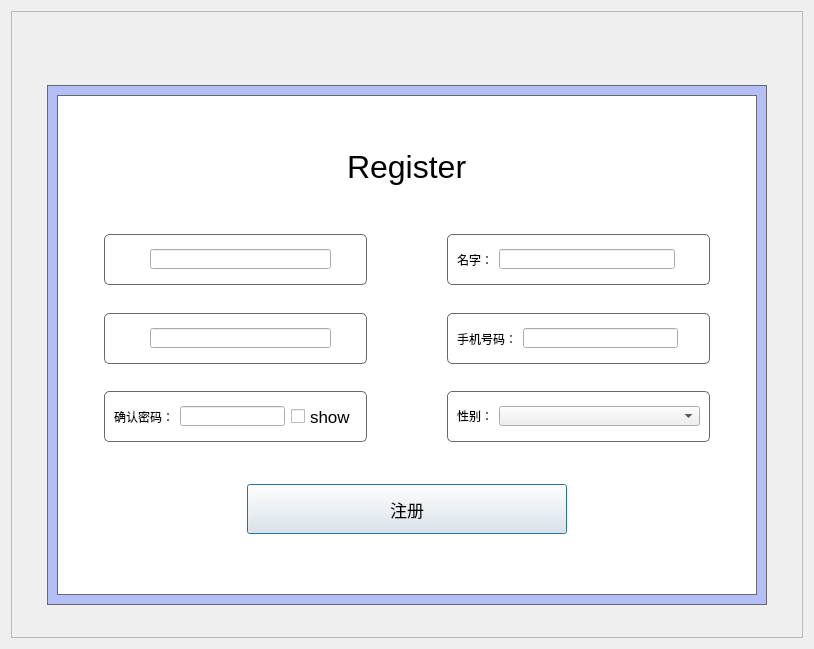
<?xml version="1.0" encoding="UTF-8"?>
<ui version="4.0">
 <class>regist_reader</class>
 <widget class="QDialog" name="regist_reader">
  <property name="geometry">
   <rect>
    <x>0</x>
    <y>0</y>
    <width>814</width>
    <height>649</height>
   </rect>
  </property>
  <property name="windowTitle">
   <string>Dialog</string>
  </property>
  <property name="styleSheet">
   <string notr="true">#regist_reader{
	border-image: url(:/background-3.png);
}</string>
  </property>
  <layout class="QGridLayout" name="gridLayout">
   <item row="0" column="0">
    <widget class="QFrame" name="frame">
     <property name="font">
      <font>
       <family>Arial</family>
       <pointsize>9</pointsize>
       <italic>false</italic>
       <bold>false</bold>
       <kerning>true</kerning>
      </font>
     </property>
     <property name="styleSheet">
      <string notr="true"/>
     </property>
     <property name="frameShape">
      <enum>QFrame::StyledPanel</enum>
     </property>
     <property name="frameShadow">
      <enum>QFrame::Raised</enum>
     </property>
     <layout class="QVBoxLayout" name="verticalLayout_3">
      <item>
       <layout class="QHBoxLayout" name="horizontalLayout_3" stretch="1,5">
        <item>
         <widget class="QLabel" name="label">
          <property name="sizePolicy">
           <sizepolicy hsizetype="Fixed" vsizetype="Fixed">
            <horstretch>0</horstretch>
            <verstretch>0</verstretch>
           </sizepolicy>
          </property>
          <property name="minimumSize">
           <size>
            <width>200</width>
            <height>35</height>
           </size>
          </property>
          <property name="maximumSize">
           <size>
            <width>200</width>
            <height>35</height>
           </size>
          </property>
          <property name="styleSheet">
           <string notr="true">
border-image: url(:/logo.png);</string>
          </property>
          <property name="text">
           <string/>
          </property>
         </widget>
        </item>
        <item>
         <spacer name="horizontalSpacer_5">
          <property name="orientation">
           <enum>Qt::Horizontal</enum>
          </property>
          <property name="sizeHint" stdset="0">
           <size>
            <width>40</width>
            <height>20</height>
           </size>
          </property>
         </spacer>
        </item>
       </layout>
      </item>
      <item>
       <layout class="QVBoxLayout" name="verticalLayout_2" stretch="0,10,0">
        <item>
         <spacer name="verticalSpacer_7">
          <property name="orientation">
           <enum>Qt::Vertical</enum>
          </property>
          <property name="sizeHint" stdset="0">
           <size>
            <width>20</width>
            <height>40</height>
           </size>
          </property>
         </spacer>
        </item>
        <item>
         <layout class="QHBoxLayout" name="horizontalLayout_11" stretch="0,10,0">
          <item>
           <spacer name="horizontalSpacer_20">
            <property name="orientation">
             <enum>Qt::Horizontal</enum>
            </property>
            <property name="sizeType">
             <enum>QSizePolicy::Expanding</enum>
            </property>
            <property name="sizeHint" stdset="0">
             <size>
              <width>40</width>
              <height>20</height>
             </size>
            </property>
           </spacer>
          </item>
          <item>
           <widget class="QFrame" name="frame_6">
            <property name="styleSheet">
             <string notr="true">#frame_6{
border: 0.5px solid #696969;
background-color: rgb(180, 190, 247);
}</string>
            </property>
            <property name="frameShape">
             <enum>QFrame::StyledPanel</enum>
            </property>
            <property name="frameShadow">
             <enum>QFrame::Raised</enum>
            </property>
            <layout class="QHBoxLayout" name="horizontalLayout_12">
             <item>
              <layout class="QHBoxLayout" name="horizontalLayout_4" stretch="0">
               <item>
                <widget class="QFrame" name="frame_4">
                 <property name="sizePolicy">
                  <sizepolicy hsizetype="Minimum" vsizetype="Minimum">
                   <horstretch>0</horstretch>
                   <verstretch>0</verstretch>
                  </sizepolicy>
                 </property>
                 <property name="minimumSize">
                  <size>
                   <width>700</width>
                   <height>500</height>
                  </size>
                 </property>
                 <property name="maximumSize">
                  <size>
                   <width>700</width>
                   <height>500</height>
                  </size>
                 </property>
                 <property name="styleSheet">
                  <string notr="true">#frame_4{
background-color: rgb(255, 255, 255);
border: 0.5px solid #696969;
}</string>
                 </property>
                 <property name="frameShape">
                  <enum>QFrame::StyledPanel</enum>
                 </property>
                 <property name="frameShadow">
                  <enum>QFrame::Raised</enum>
                 </property>
                 <layout class="QGridLayout" name="gridLayout_3">
                  <item row="0" column="0">
                   <layout class="QVBoxLayout" name="verticalLayout_4" stretch="5,7,5,7,3,7,3,7,5,7,7">
                    <item>
                     <spacer name="verticalSpacer">
                      <property name="orientation">
                       <enum>Qt::Vertical</enum>
                      </property>
                      <property name="sizeHint" stdset="0">
                       <size>
                        <width>20</width>
                        <height>40</height>
                       </size>
                      </property>
                     </spacer>
                    </item>
                    <item>
                     <layout class="QHBoxLayout" name="horizontalLayout_10">
                      <item>
                       <spacer name="horizontalSpacer_18">
                        <property name="orientation">
                         <enum>Qt::Horizontal</enum>
                        </property>
                        <property name="sizeHint" stdset="0">
                         <size>
                          <width>40</width>
                          <height>20</height>
                         </size>
                        </property>
                       </spacer>
                      </item>
                      <item>
                       <widget class="QLabel" name="label_login">
                        <property name="font">
                         <font>
                          <family>.AppleSystemUIFont</family>
                          <pointsize>24</pointsize>
                          <italic>false</italic>
                          <bold>false</bold>
                          <kerning>true</kerning>
                         </font>
                        </property>
                        <property name="text">
                         <string>Register</string>
                        </property>
                       </widget>
                      </item>
                      <item>
                       <spacer name="horizontalSpacer_19">
                        <property name="orientation">
                         <enum>Qt::Horizontal</enum>
                        </property>
                        <property name="sizeHint" stdset="0">
                         <size>
                          <width>40</width>
                          <height>20</height>
                         </size>
                        </property>
                       </spacer>
                      </item>
                     </layout>
                    </item>
                    <item>
                     <spacer name="verticalSpacer_2">
                      <property name="orientation">
                       <enum>Qt::Vertical</enum>
                      </property>
                      <property name="sizeHint" stdset="0">
                       <size>
                        <width>20</width>
                        <height>40</height>
                       </size>
                      </property>
                     </spacer>
                    </item>
                    <item>
                     <layout class="QHBoxLayout" name="horizontalLayout_25" stretch="10,10">
                      <item>
                       <layout class="QHBoxLayout" name="horizontalLayout_8" stretch="1,7,1">
                        <item>
                         <spacer name="horizontalSpacer_8">
                          <property name="orientation">
                           <enum>Qt::Horizontal</enum>
                          </property>
                          <property name="sizeHint" stdset="0">
                           <size>
                            <width>40</width>
                            <height>20</height>
                           </size>
                          </property>
                         </spacer>
                        </item>
                        <item>
                         <widget class="QFrame" name="frame_2">
                          <property name="styleSheet">
                           <string notr="true">#frame_2{
border: 1px solid #696969;
border-radius: 5px;
}</string>
                          </property>
                          <property name="frameShape">
                           <enum>QFrame::StyledPanel</enum>
                          </property>
                          <property name="frameShadow">
                           <enum>QFrame::Raised</enum>
                          </property>
                          <layout class="QHBoxLayout" name="horizontalLayout_14">
                           <item>
                            <layout class="QHBoxLayout" name="horizontalLayout_5" stretch="1,7,1">
                             <item>
                              <widget class="QLabel" name="label_2">
                               <property name="sizePolicy">
                                <sizepolicy hsizetype="Fixed" vsizetype="Preferred">
                                 <horstretch>0</horstretch>
                                 <verstretch>0</verstretch>
                                </sizepolicy>
                               </property>
                               <property name="minimumSize">
                                <size>
                                 <width>30</width>
                                 <height>0</height>
                                </size>
                               </property>
                               <property name="styleSheet">
                                <string notr="true">#label_2{
	border-image: url(:/user_name.png);
}</string>
                               </property>
                               <property name="text">
                                <string/>
                               </property>
                              </widget>
                             </item>
                             <item>
                              <widget class="QLineEdit" name="lineEdit1">
                               <property name="sizePolicy">
                                <sizepolicy hsizetype="Expanding" vsizetype="Fixed">
                                 <horstretch>0</horstretch>
                                 <verstretch>0</verstretch>
                                </sizepolicy>
                               </property>
                               <property name="maximumSize">
                                <size>
                                 <width>16777215</width>
                                 <height>20</height>
                                </size>
                               </property>
                              </widget>
                             </item>
                             <item>
                              <spacer name="horizontalSpacer">
                               <property name="orientation">
                                <enum>Qt::Horizontal</enum>
                               </property>
                               <property name="sizeHint" stdset="0">
                                <size>
                                 <width>40</width>
                                 <height>20</height>
                                </size>
                               </property>
                              </spacer>
                             </item>
                            </layout>
                           </item>
                          </layout>
                         </widget>
                        </item>
                        <item>
                         <spacer name="horizontalSpacer_14">
                          <property name="orientation">
                           <enum>Qt::Horizontal</enum>
                          </property>
                          <property name="sizeHint" stdset="0">
                           <size>
                            <width>40</width>
                            <height>20</height>
                           </size>
                          </property>
                         </spacer>
                        </item>
                       </layout>
                      </item>
                      <item>
                       <layout class="QHBoxLayout" name="horizontalLayout_17" stretch="1,7,1">
                        <item>
                         <spacer name="horizontalSpacer_15">
                          <property name="orientation">
                           <enum>Qt::Horizontal</enum>
                          </property>
                          <property name="sizeHint" stdset="0">
                           <size>
                            <width>13</width>
                            <height>17</height>
                           </size>
                          </property>
                         </spacer>
                        </item>
                        <item>
                         <widget class="QFrame" name="frame_7">
                          <property name="styleSheet">
                           <string notr="true">#frame_7{
border: 1px solid #696969;
border-radius: 5px;
}</string>
                          </property>
                          <property name="frameShape">
                           <enum>QFrame::StyledPanel</enum>
                          </property>
                          <property name="frameShadow">
                           <enum>QFrame::Raised</enum>
                          </property>
                          <layout class="QHBoxLayout" name="horizontalLayout_18">
                           <item>
                            <layout class="QHBoxLayout" name="horizontalLayout_19" stretch="1,7,1">
                             <item>
                              <widget class="QLabel" name="label_7">
                               <property name="minimumSize">
                                <size>
                                 <width>0</width>
                                 <height>0</height>
                                </size>
                               </property>
                               <property name="styleSheet">
                                <string notr="true">#label{
	border-image: url(:/r2.png);
}</string>
                               </property>
                               <property name="text">
                                <string>名字：</string>
                               </property>
                              </widget>
                             </item>
                             <item>
                              <widget class="QLineEdit" name="lineEdit_name">
                               <property name="maximumSize">
                                <size>
                                 <width>16777215</width>
                                 <height>20</height>
                                </size>
                               </property>
                              </widget>
                             </item>
                             <item>
                              <spacer name="horizontalSpacer_6">
                               <property name="orientation">
                                <enum>Qt::Horizontal</enum>
                               </property>
                               <property name="sizeHint" stdset="0">
                                <size>
                                 <width>40</width>
                                 <height>20</height>
                                </size>
                               </property>
                              </spacer>
                             </item>
                            </layout>
                           </item>
                          </layout>
                         </widget>
                        </item>
                        <item>
                         <spacer name="horizontalSpacer_21">
                          <property name="orientation">
                           <enum>Qt::Horizontal</enum>
                          </property>
                          <property name="sizeHint" stdset="0">
                           <size>
                            <width>13</width>
                            <height>17</height>
                           </size>
                          </property>
                         </spacer>
                        </item>
                       </layout>
                      </item>
                     </layout>
                    </item>
                    <item>
                     <spacer name="verticalSpacer_3">
                      <property name="orientation">
                       <enum>Qt::Vertical</enum>
                      </property>
                      <property name="sizeHint" stdset="0">
                       <size>
                        <width>20</width>
                        <height>50</height>
                       </size>
                      </property>
                     </spacer>
                    </item>
                    <item>
                     <layout class="QHBoxLayout" name="horizontalLayout_26" stretch="10,10">
                      <item>
                       <layout class="QHBoxLayout" name="horizontalLayout_7" stretch="1,7,1">
                        <item>
                         <spacer name="horizontalSpacer_13">
                          <property name="orientation">
                           <enum>Qt::Horizontal</enum>
                          </property>
                          <property name="sizeHint" stdset="0">
                           <size>
                            <width>40</width>
                            <height>20</height>
                           </size>
                          </property>
                         </spacer>
                        </item>
                        <item>
                         <widget class="QFrame" name="frame_3">
                          <property name="styleSheet">
                           <string notr="true">#frame_3{
border: 1px solid #696969;
border-radius: 5px;
}</string>
                          </property>
                          <property name="frameShape">
                           <enum>QFrame::StyledPanel</enum>
                          </property>
                          <property name="frameShadow">
                           <enum>QFrame::Raised</enum>
                          </property>
                          <layout class="QHBoxLayout" name="horizontalLayout_13">
                           <item>
                            <layout class="QHBoxLayout" name="horizontalLayout_6" stretch="1,7,1">
                             <item>
                              <widget class="QLabel" name="label_3">
                               <property name="sizePolicy">
                                <sizepolicy hsizetype="Fixed" vsizetype="Preferred">
                                 <horstretch>0</horstretch>
                                 <verstretch>0</verstretch>
                                </sizepolicy>
                               </property>
                               <property name="minimumSize">
                                <size>
                                 <width>30</width>
                                 <height>0</height>
                                </size>
                               </property>
                               <property name="styleSheet">
                                <string notr="true">#label_3{
	border-image: url(:/pwd.png);
}</string>
                               </property>
                               <property name="text">
                                <string/>
                               </property>
                              </widget>
                             </item>
                             <item>
                              <widget class="QLineEdit" name="lineEdit2">
                               <property name="sizePolicy">
                                <sizepolicy hsizetype="Expanding" vsizetype="Fixed">
                                 <horstretch>0</horstretch>
                                 <verstretch>0</verstretch>
                                </sizepolicy>
                               </property>
                               <property name="maximumSize">
                                <size>
                                 <width>16777215</width>
                                 <height>20</height>
                                </size>
                               </property>
                               <property name="mouseTracking">
                                <bool>false</bool>
                               </property>
                               <property name="echoMode">
                                <enum>QLineEdit::Normal</enum>
                               </property>
                              </widget>
                             </item>
                             <item>
                              <spacer name="horizontalSpacer_2">
                               <property name="orientation">
                                <enum>Qt::Horizontal</enum>
                               </property>
                               <property name="sizeHint" stdset="0">
                                <size>
                                 <width>40</width>
                                 <height>20</height>
                                </size>
                               </property>
                              </spacer>
                             </item>
                            </layout>
                           </item>
                          </layout>
                         </widget>
                        </item>
                        <item>
                         <spacer name="horizontalSpacer_12">
                          <property name="orientation">
                           <enum>Qt::Horizontal</enum>
                          </property>
                          <property name="sizeHint" stdset="0">
                           <size>
                            <width>40</width>
                            <height>20</height>
                           </size>
                          </property>
                         </spacer>
                        </item>
                       </layout>
                      </item>
                      <item>
                       <layout class="QHBoxLayout" name="horizontalLayout_20" stretch="1,7,1">
                        <item>
                         <spacer name="horizontalSpacer_22">
                          <property name="orientation">
                           <enum>Qt::Horizontal</enum>
                          </property>
                          <property name="sizeHint" stdset="0">
                           <size>
                            <width>13</width>
                            <height>17</height>
                           </size>
                          </property>
                         </spacer>
                        </item>
                        <item>
                         <widget class="QFrame" name="frame_8">
                          <property name="styleSheet">
                           <string notr="true">#frame_8{
border: 1px solid #696969;
border-radius: 5px;
}</string>
                          </property>
                          <property name="frameShape">
                           <enum>QFrame::StyledPanel</enum>
                          </property>
                          <property name="frameShadow">
                           <enum>QFrame::Raised</enum>
                          </property>
                          <layout class="QHBoxLayout" name="horizontalLayout_21">
                           <item>
                            <layout class="QHBoxLayout" name="horizontalLayout_22" stretch="1,7,1">
                             <item>
                              <widget class="QLabel" name="label_8">
                               <property name="minimumSize">
                                <size>
                                 <width>0</width>
                                 <height>0</height>
                                </size>
                               </property>
                               <property name="styleSheet">
                                <string notr="true">#label{
	border-image: url(:/r2.png);
}</string>
                               </property>
                               <property name="text">
                                <string>手机号码：</string>
                               </property>
                              </widget>
                             </item>
                             <item>
                              <widget class="QLineEdit" name="lineEdit_phone">
                               <property name="maximumSize">
                                <size>
                                 <width>16777215</width>
                                 <height>20</height>
                                </size>
                               </property>
                              </widget>
                             </item>
                             <item>
                              <spacer name="horizontalSpacer_7">
                               <property name="orientation">
                                <enum>Qt::Horizontal</enum>
                               </property>
                               <property name="sizeHint" stdset="0">
                                <size>
                                 <width>40</width>
                                 <height>20</height>
                                </size>
                               </property>
                              </spacer>
                             </item>
                            </layout>
                           </item>
                          </layout>
                         </widget>
                        </item>
                        <item>
                         <spacer name="horizontalSpacer_23">
                          <property name="orientation">
                           <enum>Qt::Horizontal</enum>
                          </property>
                          <property name="sizeHint" stdset="0">
                           <size>
                            <width>13</width>
                            <height>17</height>
                           </size>
                          </property>
                         </spacer>
                        </item>
                       </layout>
                      </item>
                     </layout>
                    </item>
                    <item>
                     <spacer name="verticalSpacer_4">
                      <property name="orientation">
                       <enum>Qt::Vertical</enum>
                      </property>
                      <property name="sizeHint" stdset="0">
                       <size>
                        <width>20</width>
                        <height>40</height>
                       </size>
                      </property>
                     </spacer>
                    </item>
                    <item>
                     <layout class="QHBoxLayout" name="horizontalLayout_27" stretch="10,10">
                      <item>
                       <layout class="QHBoxLayout" name="horizontalLayout_2" stretch="1,7,1">
                        <item>
                         <spacer name="horizontalSpacer_10">
                          <property name="orientation">
                           <enum>Qt::Horizontal</enum>
                          </property>
                          <property name="sizeHint" stdset="0">
                           <size>
                            <width>13</width>
                            <height>17</height>
                           </size>
                          </property>
                         </spacer>
                        </item>
                        <item>
                         <widget class="QFrame" name="frame_5">
                          <property name="styleSheet">
                           <string notr="true">#frame_5{
border: 1px solid #696969;
border-radius: 5px;
}</string>
                          </property>
                          <property name="frameShape">
                           <enum>QFrame::StyledPanel</enum>
                          </property>
                          <property name="frameShadow">
                           <enum>QFrame::Raised</enum>
                          </property>
                          <layout class="QHBoxLayout" name="horizontalLayout_15">
                           <item>
                            <layout class="QHBoxLayout" name="horizontalLayout" stretch="1,7,1">
                             <item>
                              <widget class="QLabel" name="label_6">
                               <property name="minimumSize">
                                <size>
                                 <width>0</width>
                                 <height>0</height>
                                </size>
                               </property>
                               <property name="styleSheet">
                                <string notr="true">#label{
	border-image: url(:/r2.png);
}</string>
                               </property>
                               <property name="text">
                                <string>确认密码：</string>
                               </property>
                              </widget>
                             </item>
                             <item>
                              <widget class="QLineEdit" name="lineEdit">
                               <property name="maximumSize">
                                <size>
                                 <width>16777215</width>
                                 <height>20</height>
                                </size>
                               </property>
                              </widget>
                             </item>
                             <item>
                              <widget class="QCheckBox" name="showBox">
                               <property name="sizePolicy">
                                <sizepolicy hsizetype="Preferred" vsizetype="Preferred">
                                 <horstretch>0</horstretch>
                                 <verstretch>0</verstretch>
                                </sizepolicy>
                               </property>
                               <property name="font">
                                <font>
                                 <family>.AppleSystemUIFont</family>
                                 <pointsize>13</pointsize>
                                 <italic>false</italic>
                                 <bold>false</bold>
                                 <kerning>true</kerning>
                                </font>
                               </property>
                               <property name="text">
                                <string>show</string>
                               </property>
                              </widget>
                             </item>
                            </layout>
                           </item>
                          </layout>
                         </widget>
                        </item>
                        <item>
                         <spacer name="horizontalSpacer_11">
                          <property name="orientation">
                           <enum>Qt::Horizontal</enum>
                          </property>
                          <property name="sizeHint" stdset="0">
                           <size>
                            <width>13</width>
                            <height>17</height>
                           </size>
                          </property>
                         </spacer>
                        </item>
                       </layout>
                      </item>
                      <item>
                       <layout class="QHBoxLayout" name="horizontalLayout_23" stretch="1,7,1">
                        <item>
                         <spacer name="horizontalSpacer_9">
                          <property name="orientation">
                           <enum>Qt::Horizontal</enum>
                          </property>
                          <property name="sizeHint" stdset="0">
                           <size>
                            <width>40</width>
                            <height>20</height>
                           </size>
                          </property>
                         </spacer>
                        </item>
                        <item>
                         <widget class="QFrame" name="frame_9">
                          <property name="styleSheet">
                           <string notr="true">#frame_9{
border: 1px solid #696969;
border-radius: 5px;
}</string>
                          </property>
                          <property name="frameShape">
                           <enum>QFrame::StyledPanel</enum>
                          </property>
                          <property name="frameShadow">
                           <enum>QFrame::Raised</enum>
                          </property>
                          <layout class="QGridLayout" name="gridLayout_2">
                           <item row="0" column="0">
                            <layout class="QHBoxLayout" name="horizontalLayout_24" stretch="1,6">
                             <item>
                              <widget class="QLabel" name="label_5">
                               <property name="text">
                                <string>性别：</string>
                               </property>
                              </widget>
                             </item>
                             <item>
                              <widget class="QComboBox" name="comboBox">
                               <property name="maximumSize">
                                <size>
                                 <width>16777215</width>
                                 <height>20</height>
                                </size>
                               </property>
                               <property name="styleSheet">
                                <string notr="true"/>
                               </property>
                              </widget>
                             </item>
                            </layout>
                           </item>
                          </layout>
                         </widget>
                        </item>
                        <item>
                         <spacer name="horizontalSpacer_24">
                          <property name="orientation">
                           <enum>Qt::Horizontal</enum>
                          </property>
                          <property name="sizeHint" stdset="0">
                           <size>
                            <width>40</width>
                            <height>20</height>
                           </size>
                          </property>
                         </spacer>
                        </item>
                       </layout>
                      </item>
                     </layout>
                    </item>
                    <item>
                     <spacer name="verticalSpacer_5">
                      <property name="orientation">
                       <enum>Qt::Vertical</enum>
                      </property>
                      <property name="sizeHint" stdset="0">
                       <size>
                        <width>20</width>
                        <height>40</height>
                       </size>
                      </property>
                     </spacer>
                    </item>
                    <item>
                     <layout class="QHBoxLayout" name="horizontalLayout_9" stretch="1,1,1">
                      <item>
                       <spacer name="horizontalSpacer_16">
                        <property name="orientation">
                         <enum>Qt::Horizontal</enum>
                        </property>
                        <property name="sizeHint" stdset="0">
                         <size>
                          <width>40</width>
                          <height>20</height>
                         </size>
                        </property>
                       </spacer>
                      </item>
                      <item>
                       <widget class="QPushButton" name="pushButton">
                        <property name="sizePolicy">
                         <sizepolicy hsizetype="Fixed" vsizetype="Fixed">
                          <horstretch>0</horstretch>
                          <verstretch>0</verstretch>
                         </sizepolicy>
                        </property>
                        <property name="minimumSize">
                         <size>
                          <width>320</width>
                          <height>50</height>
                         </size>
                        </property>
                        <property name="maximumSize">
                         <size>
                          <width>320</width>
                          <height>50</height>
                         </size>
                        </property>
                        <property name="font">
                         <font>
                          <family>.AppleSystemUIFont</family>
                          <pointsize>13</pointsize>
                          <italic>false</italic>
                          <bold>false</bold>
                          <kerning>true</kerning>
                         </font>
                        </property>
                        <property name="text">
                         <string>注册</string>
                        </property>
                       </widget>
                      </item>
                      <item>
                       <spacer name="horizontalSpacer_17">
                        <property name="orientation">
                         <enum>Qt::Horizontal</enum>
                        </property>
                        <property name="sizeHint" stdset="0">
                         <size>
                          <width>40</width>
                          <height>20</height>
                         </size>
                        </property>
                       </spacer>
                      </item>
                     </layout>
                    </item>
                    <item>
                     <spacer name="verticalSpacer_6">
                      <property name="orientation">
                       <enum>Qt::Vertical</enum>
                      </property>
                      <property name="sizeHint" stdset="0">
                       <size>
                        <width>20</width>
                        <height>40</height>
                       </size>
                      </property>
                     </spacer>
                    </item>
                   </layout>
                  </item>
                 </layout>
                </widget>
               </item>
              </layout>
             </item>
            </layout>
           </widget>
          </item>
          <item>
           <spacer name="horizontalSpacer_4">
            <property name="orientation">
             <enum>Qt::Horizontal</enum>
            </property>
            <property name="sizeType">
             <enum>QSizePolicy::Expanding</enum>
            </property>
            <property name="sizeHint" stdset="0">
             <size>
              <width>40</width>
              <height>20</height>
             </size>
            </property>
           </spacer>
          </item>
         </layout>
        </item>
        <item>
         <spacer name="verticalSpacer_8">
          <property name="orientation">
           <enum>Qt::Vertical</enum>
          </property>
          <property name="sizeType">
           <enum>QSizePolicy::Preferred</enum>
          </property>
          <property name="sizeHint" stdset="0">
           <size>
            <width>20</width>
            <height>40</height>
           </size>
          </property>
         </spacer>
        </item>
       </layout>
      </item>
     </layout>
    </widget>
   </item>
  </layout>
 </widget>
 <resources/>
 <connections/>
</ui>
